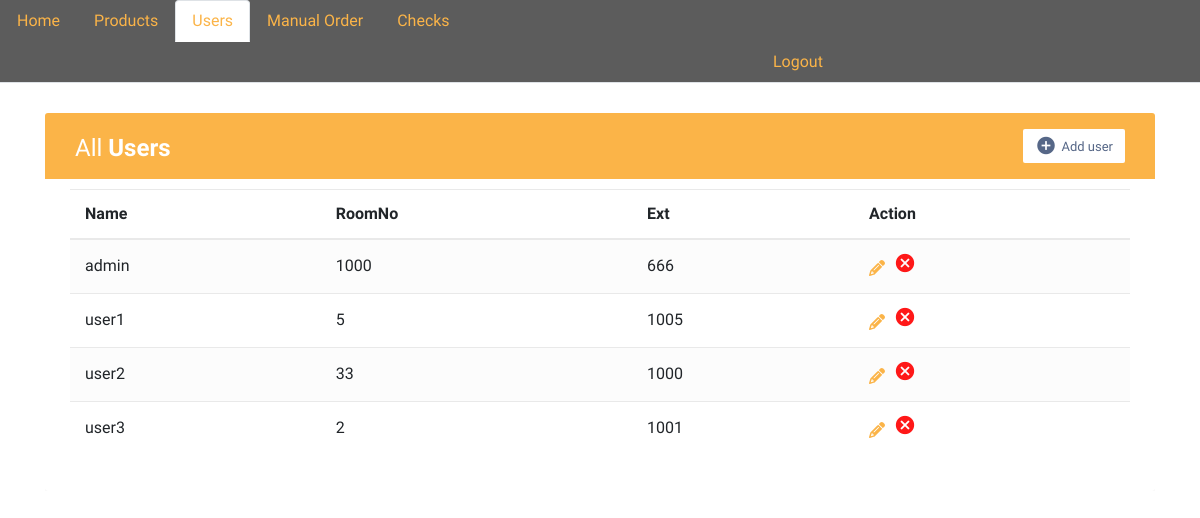
The app's page /allusers.php (signed in) with its own data.
### tables this page shows
CREATE TABLE `systemuser` (
  `UID` int(100) NOT NULL,
  `Name` varchar(100) NOT NULL,
  `Email` varchar(100) NOT NULL,
  `Password` varchar(100) NOT NULL,
  `RoomNo` int(100) NOT NULL,
  `Ext` varchar(100) NOT NULL,
  `role` varchar(20) DEFAULT NULL
);

### allusers.php (the view, shortened to what this page needs)
<?php
$conn=mysqli_connect(DB_SERVER, DB_USER, DB_PASS, DB_NAME,DB_PORT);
$result = mysqli_query($conn,"SELECT UID, Name ,RoomNo,Ext FROM systemuser");
?>
<!DOCTYPE html>
<html lang="en">
<head>
    <link rel="stylesheet" href="https://stackpath.bootstrapcdn.com/bootstrap/4.5.0/css/bootstrap.min.css">
    <link rel="stylesheet" href="https://maxcdn.bootstrapcdn.com/font-awesome/4.7.0/css/font-awesome.min.css">
</head>
<body style='font-family: "Kaushan Script", cursive !important'>
<nav class="nav nav-tabs" style='background-color: rgba(42, 41, 41, 0.762);width: 100%;font-family: "Kaushan Script", cursive !important'>
    <a href="AdminOrders.php" class="nav-item nav-link  "  style="color: #fbb448;">Home</a>
    <a href="allproducts.php" class="nav-item nav-link  "  style="color: #fbb448;">Products</a>
        <a href="allusers.php" class="nav-item nav-link active "  style="color: #fbb448;">Users</a>
        <a href="adminmenue.php" class="nav-item nav-link  "  style="color: #fbb448;">Manual Order</a>
        <a href="checks.php" class="nav-item nav-link "style="color: #fbb448;" >Checks</a>
        <a href="login.php" class="nav-item nav-link logout"style="color: #fbb448; float:right; margin-left:63%" >Logout</a>
        </nav>
    <div class="container-xl">
        <div class="table-responsive">
            <div class="table-wrapper">
                <div class="table-title">
                    <div class="row">
                        <div class="col-sm-5">
                            <h2>All <b>Users</b></h2>
                        </div>
                        <div class="col-sm-7">
                            <a href="adduser.php" class="btn btn-secondary"><i class="material-icons">&#xE147;</i> <span>Add user</span></a>
                        </div>
                    </div>
                </div>
                <table class="table table-striped table-hover">
                    <thead>
                        <tr>
                            <th>Name</th>
                            <th>RoomNo</th>
                            <th>Ext</th>
                            <th>Action</th>
                        </tr>
                    </thead>
                    <tbody>
                    <?php while($row=mysqli_fetch_array($result)) {
                        echo "<tr>";
                        echo"<td>" .$row['Name']."</td>";
                         echo"<td>" .$row['RoomNo']."</td>";
                         echo"<td>" .$row['Ext']."</td>";
                       echo "<td>";?>
                    <a class="action" href="<?php echo 'edit-user.php?id='.$row['UID'];?>">
                      <i class='fa fa-pencil' style='color:#fbb448;'></i></a>
                      <a class="action" href="<?php echo 'deleteuser.php?id='.$row['UID'];?>">
                        <i class='material-icons' style='color:red;'>&#xE5C9</i></a>
                    </td>
                     <?php echo"</tr>";}?>
                    </tbody>
                </table>
</body>
</html>

### allusers.php (style rules this page uses)
body { font-family: "Kaushan Script", cursive !important; }
.table-responsive { margin: 30px 0; }
.table-wrapper { min-width: 1000px; background: #fff; padding: 20px 25px; border-radius: 3px; box-shadow: 0 1px 1px rgba(0, 0, 0, .05); }
.table-title { padding-bottom: 15px; background: #fbb448; color: #fff; padding: 16px 30px; margin: -20px -25px 10px; border-radius: 3px 3px 0 0; }
.table-title h2 { margin: 5px 0 0; font-size: 24px; }
.table-title .btn { color: #566787; float: right; font-size: 13px; background: #fff; border: none; min-width: 50px; border-radius: 2px; border: none; outline: none !important; margin-left: 10px; }
.table-title .btn i { float: left; font-size: 21px; margin-right: 5px; }
.table-title .btn span { float: left; margin-top: 2px; }
table.table tr th, table.table tr td { border-color: #e9e9e9; padding: 12px 15px; vertical-align: middle; }
table.table-striped tbody tr:nth-of-type(odd) { background-color: #fcfcfc; }
table.table td:last-child i { opacity: 0.9; font-size: 22px; margin: 0 5px; }
table.table td a { font-weight: bold; color: #566787; display: inline-block; text-decoration: none; }
table.table td i { font-size: 19px; }
a { color: #666; }

### records on screen
systemuser: Name "admin", RoomNo "1000", Ext "666"
systemuser: Name "user1", RoomNo "5", Ext "1005"
systemuser: Name "user2", RoomNo "33", Ext "1000"
systemuser: Name "user3", RoomNo "2", Ext "1001"
